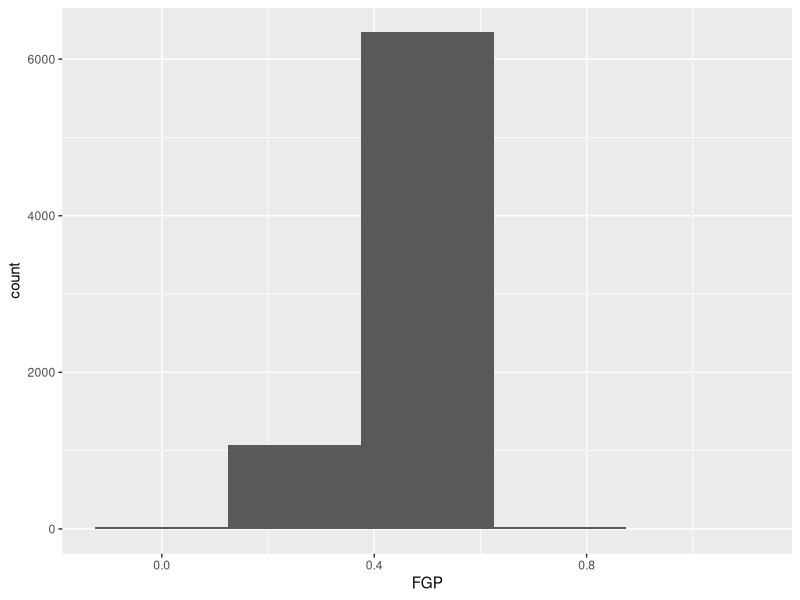
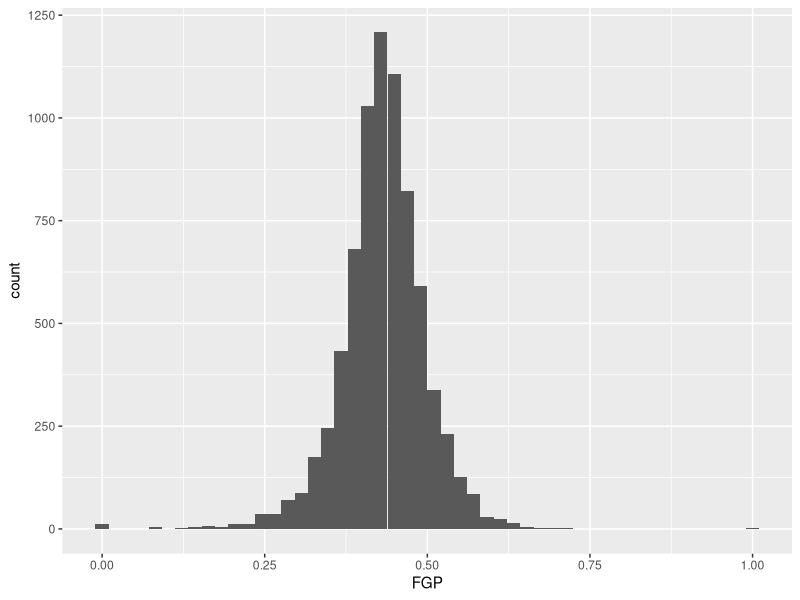
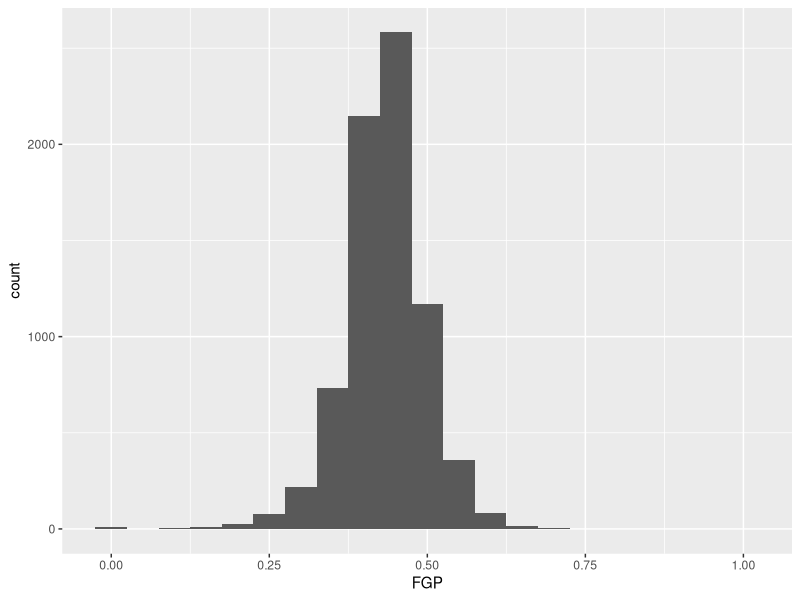
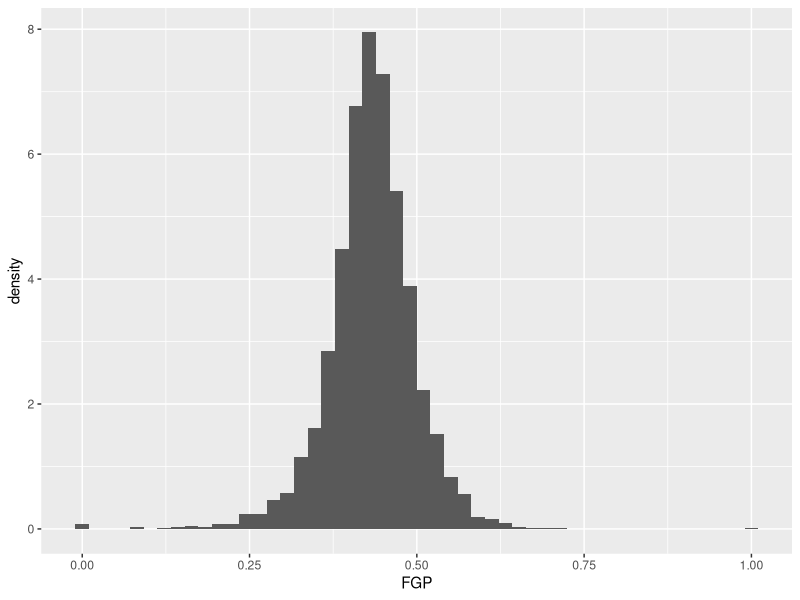
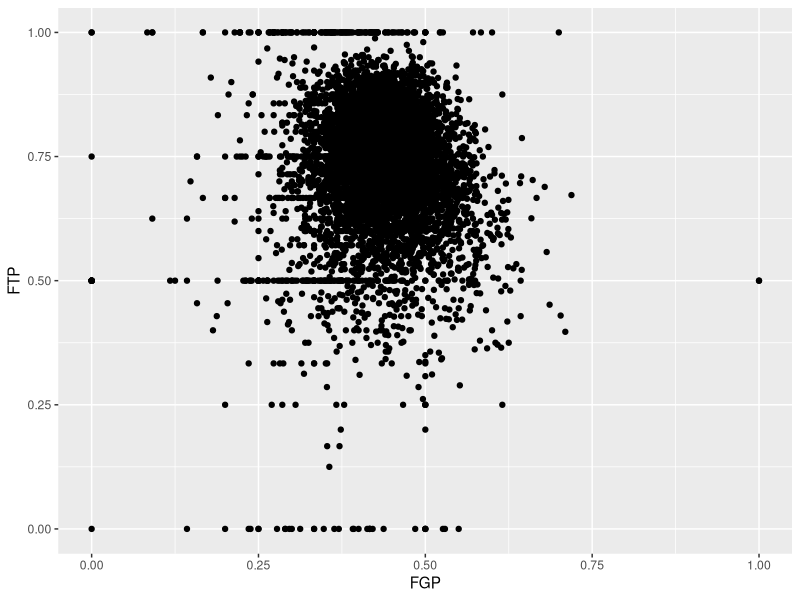
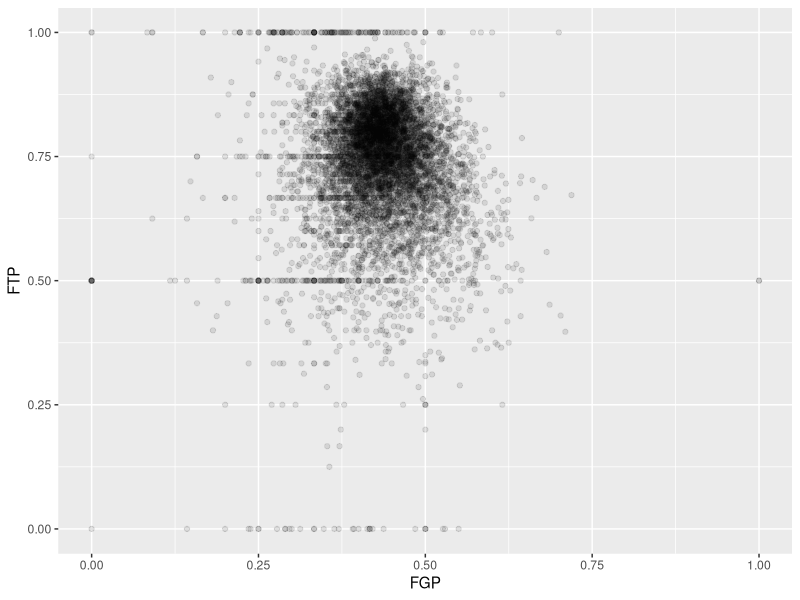
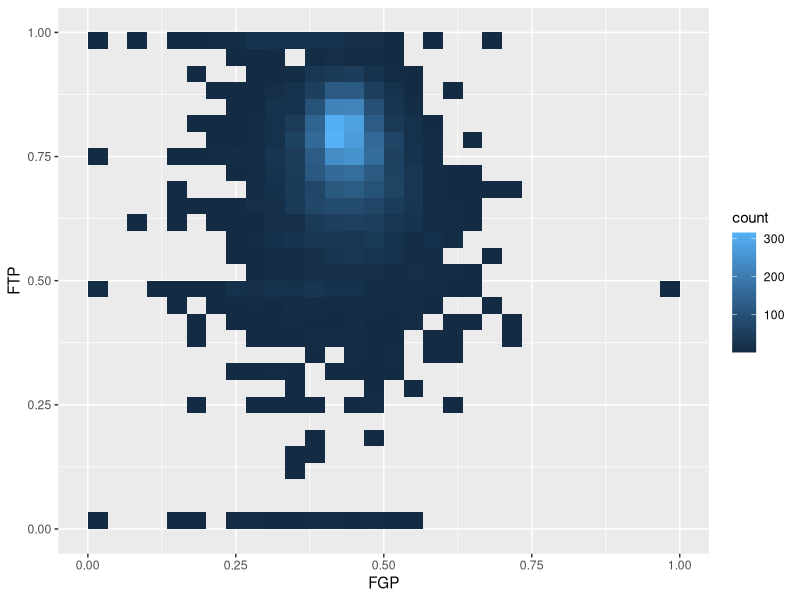
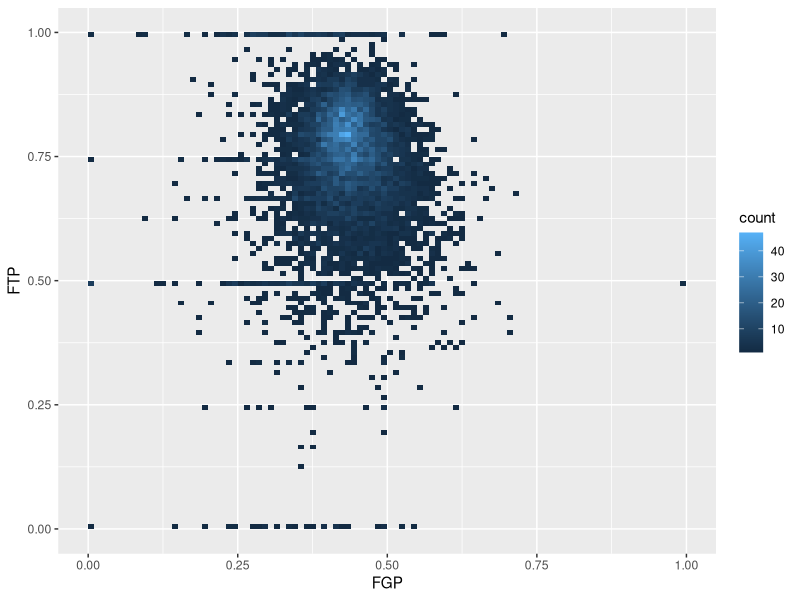

These figures' R source, in order:
## ---- chunk 1
knitr::opts_chunk$set(echo = TRUE, comment = "", prompt = TRUE, collapse = TRUE, tidy=TRUE, fig.align = "center")
library(tidyverse)
## ---- chunk 2
players <- c("Stephen Curry", "John Wall", "Jimmy Butler", "James Harden", "Kevin Durant", "LeBron James", "Kristaps Porzingis", "Dirk Nowitzki", "Tim Duncan", "Andre Drummond")
fga <- c(1597,1349,1034,1617,1381,1416,1112,886,442,1061)
fgm <- c(805, 572, 470, 710, 698, 737, 498, 373, 215, 552)
tpm <- c(402,115,64,236,186,87,126,81,0,2)
tpa <- c(887,327,206,657,480,282,342,243,2,6)
ftm <- c(363,272,395,720,447,359,250,201,92,208)
fta <- c(400,344,475,837,498,491,280,240,131,586)
## ---- chunk 3
shooting_data <- tibble(
  Player = players,
  Position = c("PG", "PG", "SG", "SG", "SF", "SF", "PF", "PF", "C", "C"),
  FGM = fgm,
  FGA = fga,
  FTM = ftm,
  FTA = fta,
  TPM = tpm,
  TPA = tpa
)
## ---- chunk 4
shooting_data
## ---- chunk 5
shooting_data[[1,1]]
shooting_data[[5,3]]
## ---- chunk 6
shooting_data[[1]]
shooting_data[["FGM"]]
## ---- chunk 7
summary(shooting_data[["TPP"]])
## ---- chunk 8
nba_shooting <- read_csv(file = "data/nba_shooting.csv")
nba_shooting
## ---- chunk 9
ggplot(data = nba_shooting) + 
  geom_histogram(mapping = aes(x = FGP), bins = 5)
## ---- chunk 10
ggplot(data = nba_shooting) +
  geom_histogram(mapping = aes(x = FGP), bins = 50)
## ---- chunk 11
ggplot(data = nba_shooting) + 
  geom_histogram(mapping = aes(x = FGP), binwidth = 0.05)
## ---- chunk 12
ggplot(data = nba_shooting) +
  geom_histogram(mapping = aes(x = FGP, y = ..density..), bins = 50)
## ---- chunk 13
ggplot(data = nba_shooting) +
  geom_point(mapping = aes(x = FGP, y = FTP))
## ---- chunk 14
ggplot(data = nba_shooting) +
  geom_point(mapping = aes(x = FGP, y = FTP), alpha = 0.1)
## ---- chunk 15
ggplot(data = nba_shooting) +
  geom_bin2d(aes(x = FGP, y = FTP))
## ---- chunk 16
ggplot(data = nba_shooting) + 
  geom_bin2d(mapping = aes(x = FGP, y = FTP), bins = 100)
## ---- chunk 17
ggplot(data = nba_shooting) +
  geom_point(mapping = aes(x = FGA, y = FGP), alpha = 0.1)
## ---- chunk 18
ggplot(data = nba_shooting) +
  geom_point(aes(x = FGA, y = FGP)) + 
  xlim(0, 200)
## ---- chunk 19
ggplot(data = nba_shooting) + geom_bin2d(aes(x = FGP, y = FTP))
ggplot(data = nba_shooting) + geom_hex(aes(x = FGP, y = FTP))
